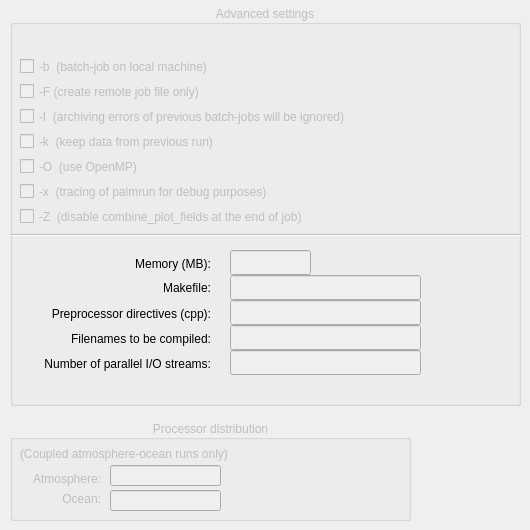
    <widget class="QWidget" name="tab_2">
     <attribute name="title">
      <string>Advanced</string>
     </attribute>
     <widget class="QGroupBox" name="group_advanced">
      <property name="enabled">
       <bool>false</bool>
      </property>
      <property name="geometry">
       <rect>
        <x>10</x>
        <y>5</y>
        <width>511</width>
        <height>401</height>
       </rect>
      </property>
      <property name="title">
       <string>Advanced settings</string>
      </property>
      <property name="alignment">
       <set>Qt::AlignCenter</set>
      </property>
      <property name="flat">
       <bool>true</bool>
      </property>
      <widget class="QCheckBox" name="check_x">
       <property name="geometry">
        <rect>
         <x>10</x>
         <y>175</y>
         <width>421</width>
         <height>23</height>
        </rect>
       </property>
       <property name="text">
        <string>-x  (tracing of palmrun for debug purposes)</string>
       </property>
      </widget>
      <widget class="QCheckBox" name="check_O">
       <property name="geometry">
        <rect>
         <x>10</x>
         <y>150</y>
         <width>421</width>
         <height>23</height>
        </rect>
       </property>
       <property name="text">
        <string>-O  (use OpenMP)</string>
       </property>
      </widget>
      <widget class="QCheckBox" name="check_k">
       <property name="geometry">
        <rect>
         <x>10</x>
         <y>125</y>
         <width>421</width>
         <height>23</height>
        </rect>
       </property>
       <property name="text">
        <string>-k  (keep data from previous run)</string>
       </property>
      </widget>
      <widget class="QCheckBox" name="check_I">
       <property name="geometry">
        <rect>
         <x>10</x>
         <y>100</y>
         <width>441</width>
         <height>23</height>
        </rect>
       </property>
       <property name="text">
        <string>-I  (archiving errors of previous batch-jobs will be ignored)</string>
       </property>
      </widget>
      <widget class="QCheckBox" name="check_F">
       <property name="geometry">
        <rect>
         <x>10</x>
         <y>75</y>
         <width>421</width>
         <height>23</height>
        </rect>
       </property>
       <property name="text">
        <string>-F (create remote job file only)</string>
       </property>
      </widget>
      <widget class="QCheckBox" name="check_b">
       <property name="geometry">
        <rect>
         <x>10</x>
         <y>50</y>
         <width>421</width>
         <height>23</height>
        </rect>
       </property>
       <property name="text">
        <string>-b  (batch-job on local machine)</string>
       </property>
      </widget>
      <widget class="QCheckBox" name="check_Z">
       <property name="geometry">
        <rect>
         <x>10</x>
         <y>200</y>
         <width>421</width>
         <height>23</height>
        </rect>
       </property>
       <property name="text">
        <string>-Z  (disable combine_plot_fields at the end of job)</string>
       </property>
      </widget>
      <widget class="Line" name="line_2">
       <property name="geometry">
        <rect>
         <x>0</x>
         <y>220</y>
         <width>581</width>
         <height>20</height>
        </rect>
       </property>
       <property name="orientation">
        <enum>Qt::Horizontal</enum>
       </property>
      </widget>
      <widget class="QLineEdit" name="line_w">
       <property name="geometry">
        <rect>
         <x>220</x>
         <y>345</y>
         <width>191</width>
         <height>25</height>
        </rect>
       </property>
       <property name="text">
        <string/>
       </property>
      </widget>
      <widget class="QLineEdit" name="line_s">
       <property name="geometry">
        <rect>
         <x>220</x>
         <y>320</y>
         <width>191</width>
         <height>25</height>
        </rect>
       </property>
       <property name="text">
        <string/>
       </property>
      </widget>
      <widget class="QLineEdit" name="line_D">
       <property name="geometry">
        <rect>
         <x>220</x>
         <y>295</y>
         <width>191</width>
         <height>25</height>
        </rect>
       </property>
       <property name="text">
        <string/>
       </property>
      </widget>
      <widget class="QLineEdit" name="line_M">
       <property name="geometry">
        <rect>
         <x>220</x>
         <y>270</y>
         <width>191</width>
         <height>25</height>
        </rect>
       </property>
       <property name="text">
        <string/>
       </property>
      </widget>
      <widget class="QLineEdit" name="line_m">
       <property name="geometry">
        <rect>
         <x>220</x>
         <y>245</y>
         <width>81</width>
         <height>25</height>
        </rect>
       </property>
      </widget>
     </widget>
     <widget class="QLabel" name="label_18">
      <property name="geometry">
       <rect>
        <x>10</x>
        <y>300</y>
        <width>201</width>
        <height>21</height>
       </rect>
      </property>
      <property name="text">
       <string>Preprocessor directives (cpp):</string>
      </property>
      <property name="alignment">
       <set>Qt::AlignBottom|Qt::AlignRight|Qt::AlignTrailing</set>
      </property>
     </widget>
     <widget class="QLabel" name="label_17">
      <property name="geometry">
       <rect>
        <x>-10</x>
        <y>350</y>
        <width>221</width>
        <height>21</height>
       </rect>
      </property>
      <property name="text">
       <string>Number of parallel I/O streams:</string>
      </property>
      <property name="alignment">
       <set>Qt::AlignBottom|Qt::AlignRight|Qt::AlignTrailing</set>
      </property>
     </widget>
     <widget class="QLabel" name="label_16">
      <property name="geometry">
       <rect>
        <x>110</x>
        <y>255</y>
        <width>101</width>
        <height>16</height>
       </rect>
      </property>
      <property name="text">
       <string>Memory (MB):</string>
      </property>
      <property name="alignment">
       <set>Qt::AlignBottom|Qt::AlignRight|Qt::AlignTrailing</set>
      </property>
     </widget>
     <widget class="QLabel" name="label_19">
      <property name="geometry">
       <rect>
        <x>20</x>
        <y>325</y>
        <width>191</width>
        <height>21</height>
       </rect>
      </property>
      <property name="text">
       <string>Filenames to be compiled:</string>
      </property>
      <property name="alignment">
       <set>Qt::AlignBottom|Qt::AlignRight|Qt::AlignTrailing</set>
      </property>
     </widget>
     <widget class="QLabel" name="label_21">
      <property name="geometry">
       <rect>
        <x>40</x>
        <y>275</y>
        <width>171</width>
        <height>20</height>
       </rect>
      </property>
      <property name="text">
       <string>Makefile:</string>
      </property>
      <property name="alignment">
       <set>Qt::AlignBottom|Qt::AlignRight|Qt::AlignTrailing</set>
      </property>
     </widget>
     <widget class="QGroupBox" name="group_coupled">
      <property name="enabled">
       <bool>false</bool>
      </property>
      <property name="geometry">
       <rect>
        <x>10</x>
        <y>420</y>
        <width>401</width>
        <height>101</height>
       </rect>
      </property>
      <property name="title">
       <string>Processor distribution</string>
      </property>
      <property name="alignment">
       <set>Qt::AlignCenter</set>
      </property>
      <widget class="QLineEdit" name="line_PE_ocean">
       <property name="geometry">
        <rect>
         <x>100</x>
         <y>70</y>
         <width>111</width>
         <height>21</height>
        </rect>
       </property>
       <property name="text">
        <string/>
       </property>
      </widget>
      <widget class="QLabel" name="label_coupled3">
       <property name="geometry">
        <rect>
         <x>40</x>
         <y>65</y>
         <width>51</width>
         <height>21</height>
        </rect>
       </property>
       <property name="text">
        <string>Ocean:</string>
       </property>
       <property name="alignment">
        <set>Qt::AlignBottom|Qt::AlignRight|Qt::AlignTrailing</set>
       </property>
      </widget>
      <widget class="QLineEdit" name="line_PE_atmos">
       <property name="geometry">
        <rect>
         <x>100</x>
         <y>45</y>
         <width>111</width>
         <height>21</height>
        </rect>
       </property>
       <property name="text">
        <string/>
       </property>
       <property name="frame">
        <bool>true</bool>
       </property>
      </widget>
      <widget class="QLabel" name="label_coupled2">
       <property name="geometry">
        <rect>
         <x>10</x>
         <y>45</y>
         <width>81</width>
         <height>21</height>
        </rect>
       </property>
       <property name="text">
        <string>Atmosphere:</string>
       </property>
       <property name="alignment">
        <set>Qt::AlignBottom|Qt::AlignRight|Qt::AlignTrailing</set>
       </property>
      </widget>
      <widget class="QLabel" name="label_coupled1_2">
       <property name="geometry">
        <rect>
         <x>10</x>
         <y>20</y>
         <width>281</width>
         <height>21</height>
        </rect>
       </property>
       <property name="autoFillBackground">
        <bool>false</bool>
       </property>
       <property name="text">
        <string>(Coupled atmosphere-ocean runs only)</string>
       </property>
       <property name="scaledContents">
        <bool>false</bool>
       </property>
       <property name="alignment">
        <set>Qt::AlignBottom|Qt::AlignJustify</set>
       </property>
       <property name="wordWrap">
        <bool>true</bool>
       </property>
      </widget>
      <widget class="QLabel" name="label_coupling">
       <property name="enabled">
        <bool>false</bool>
       </property>
       <property name="geometry">
        <rect>
         <x>160</x>
         <y>5</y>
         <width>55</width>
         <height>15</height>
        </rect>
       </property>
       <property name="text">
        <string/>
       </property>
      </widget>
     </widget>
    </widget>
